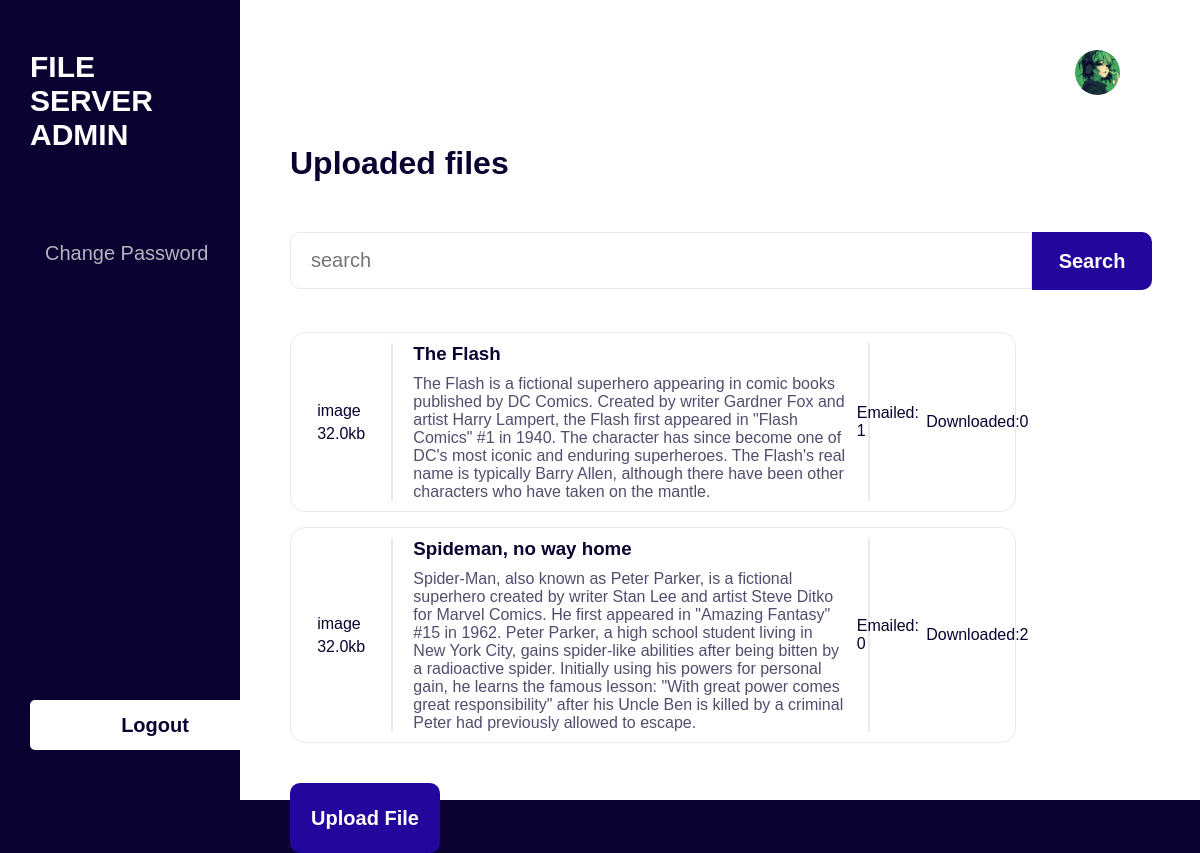
Before: /administration/files/ with the older database file.
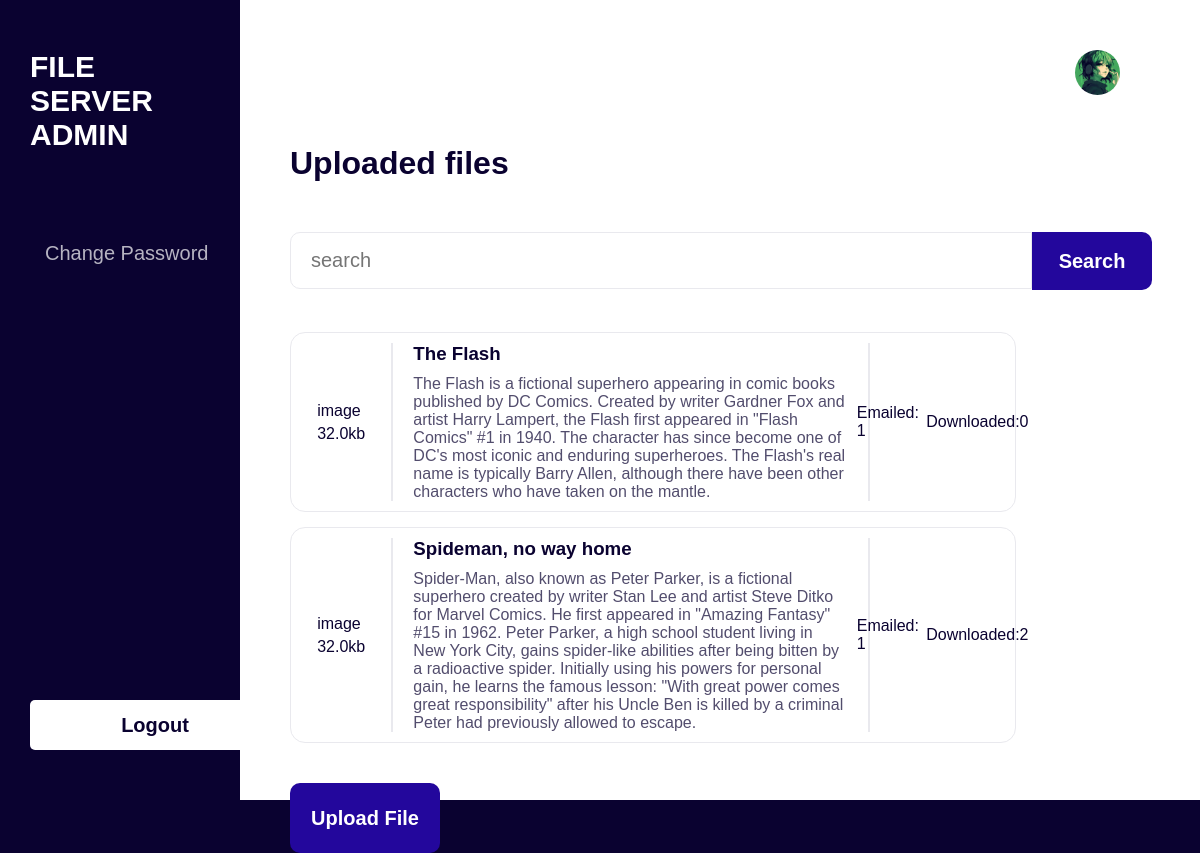
After: the same page with the newer database file.
### fileManager/models.py (models this page shows, shortened)
class File(models.Model):
    id = models.AutoField(primary_key=True)
    title = models.CharField(max_length=255, blank=False)
    description = models.TextField(blank=True)
    file = models.FileField(upload_to='uploads/', default='')
    date = models.DateTimeField(auto_now_add=True)
    file_type = models.CharField(max_length=50, blank=True)
    downloads_count = models.IntegerField(default=0)
    emailed_count = models.IntegerField(default=0)
    objects = FileManager()
    class Meta:
        ordering = ["-date"]

### administration/views.py (the view)
# urls.py: path('files/', views.files, name='files'),
def files(request):
    user = request.user
    files = File.objects.all()
    if request.method == 'POST':
        query = request.POST.get('query')
        files = File.objects.search(query=query)
        return render(request, 'admin/files.html', {'user': user, 'files': files, 'query': query})
    else:
        return render(request, 'admin/files.html', {'user': user, 'files': files})

### administration/templates/admin/files.html (shortened to what this page needs)
<!DOCTYPE html>
<html lang="en">
<head>
    {% load static %}
    <link rel="stylesheet" href="{% static 'css/filestyle.css' %}">
</head>
<body>
    <div class="container">
        <div class="aside">
            <h1>File Server Admin</h1>
            <div class="actionables">
                <a href="/reset_password">change password</a>
            </div>
            <form method="post" action="{% url 'logout' %}">
                <button type="submit">Logout</button>
            </form>
        </div>
        <div class="content">
            <div class="profile">
                <img src="{% static 'images/profile.png' %}" alt="">
            </div>
            <h1>Uploaded files</h1>
            <div class="searchbar">
                <form method="post" action="{% url 'files' %}">
                    <input type="text" placeholder="search" name="query" value="{{query}}">
                    <button type="submit">Search</button>
                </form>
            </div>
            {% if files|length > 0%}
                <div class="files">
                    {% for file in files %}
                        <div class="file">
                            <div class="thumbnail">
                                <div class="thumb">
                                    <p>{{file.file_type}}</p>
                                    <p>32.0kb</p>
                                </div>
                            </div>
                            <div class="item">
                                <h3>{{ file.title }}</</h3>
                                <p>{{ file.description }}</p>
                            </div>
                            <div class="action">
                                <p>Emailed: {{file.emailed_count}}</p>
                                <p>Downloaded:{{file.downloads_count}}</p>
                            </div>
                        </div>
                    {% endfor %}
                </div>
            {% else %}
                <p>No files found</p>
            {% endif %}
            <div class="upload">
                <a href="/administration/upload/" class="upload">Upload File</a>
            </div>
        </div>
    </div>
</body>
</html>

### static/css/filestyle.css (style rules this page uses)
body { margin: 0; padding: 0; display: flex; align-items: center; justify-content: center; height: 100vh; width: 100vw; font-family: Arial, Helvetica, sans-serif; background-color: #0a0230; }
h1,h2,h3,h4, p { margin: 0; }
.container { display: flex; width: 100%; height: 100%; }
.container .aside { display: flex; flex-direction: column; width: calc(20% - 60px); color: white; height: calc(100% - 100px); justify-content: space-between; align-items: flex-start; padding: 50px 30px; gap: 80px; left: 0; }
.container .content { background-color: white; width: calc(80% - 100px); height: calc(100% - 100px); display: flex; flex-direction: column; align-items: flex-start; justify-content: flex-start; padding: 50px; color: #0a0230; }
.container .aside h1 { font-size: 30px; text-transform: uppercase; font-weight: bold; }
.container .aside a { font-size: 20px; opacity: 0.7; text-transform: capitalize; color: white; text-decoration: none; border-radius: 20px; margin-bottom: 80px; }
.container .aside .actionables { height: 60%; display: flex; flex-direction: column; justify-content: flex-start; }
.container .aside form button { height: 50px; width: 250px; outline: none; border: none; color: #0a0230; background-color: white; font-size: 20px; font-weight: bold; border-radius: 5px; }
.content { display: flex; flex-direction: column; gap: 50px; }
.content .profile { width: calc(100% - 60px); height: 50px; display: flex; align-items: center; justify-content: flex-end; padding: 0 30px; gap: 15px; }
.profile img { width: 45px; height: 45px; border-radius: 50%; }
.content .files { display: flex; flex-direction: column; width: calc(90% - 50px); align-items: flex-start; gap: 15px; }
.files .file { display: flex; width: 100%; min-height: 60px; border-radius: 15px; border: 1px solid rgb(233, 233, 238); align-items: center; justify-content: space-between; padding: 10px 0; background-color: white; }
.files .file .thumbnail { height: 100%; width: 15%; border-right: 2px solid rgb(233, 233, 238); display: flex; align-items: center; justify-content: center; }
.file .thumbnail .thumb { display: flex; flex-direction: column; gap: 5px; }
.files .file .item { display: flex; flex-direction: column; align-items: flex-start; justify-content: center; height: 100%; width: 65%; border-right: 2px solid rgb(233, 233, 238); padding: 0 20px; }
.file .item p { font-size: 16px; font-weight: lighter; opacity: 0.7; margin-top: 10px; }
.files .file .action { display: flex; align-items: center; justify-content: center; gap: 5%; width: 20%; }
.searchbar { display: flex; align-items: center; justify-content: center; }
.searchbar form { height: 50px; display: flex; }
.searchbar form input { width: 700px; height: 35px; font-size: 20px; border-radius: 10px; border: 1px solid rgb(233, 233, 238); outline: none; padding: 10px 20px; border-top-right-radius: 0; border-bottom-right-radius: 0; }
.searchbar form button { width: 120px; background-color: #23079c; color: white; font-size: 20px; font-weight: bold; border-top-right-radius: 10px; border-bottom-right-radius: 10px; height: 58px; outline: none; border: none; }
.container .content .upload { background-color: #23079c; width: 150px; background-color: #23079c; color: white; font-size: 20px; border-radius: 10px; height: 50px; outline: none; border: none; display: flex; align-items: center; justify-content: center; }
.container .content .upload a { font-weight: bold; }
a { text-decoration: none; padding: 10px 15px; width: 100%; }

Changed rows visible on the page:
changed File "Spideman, no way home": emailed_count "0" → "1"
